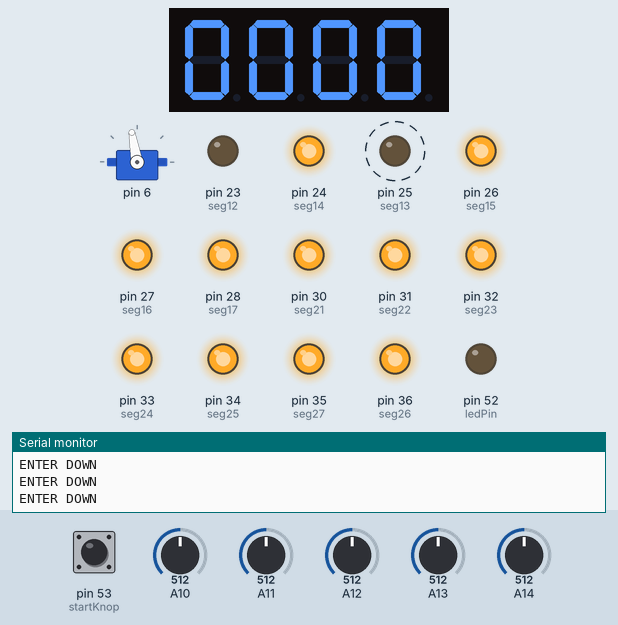
This sketch was run on a simulated Arduino Mega 2560, built with avr-gcc and run on an emulated ATmega2560. Parts: 4-digit seven-segment display, servo, output pins drawn as LEDs (lit = HIGH), the last lines printed to the serial monitor. Dashed ring = blinking. Inputs (shaded band) come from the test bench; at power-on: pin 53 (startKnop) HIGH, A10 = 512, A11 = 512, A12 = 512, A13 = 512, A14 = 512. Random numbers use the default seed unless the sketch sets one; the audio player accepts every command and is not drawn.

Above: at 2.7 s.
2.8 s: pin 53 (startKnop) pulled LOW for 1.25 s
At 3.43 s:
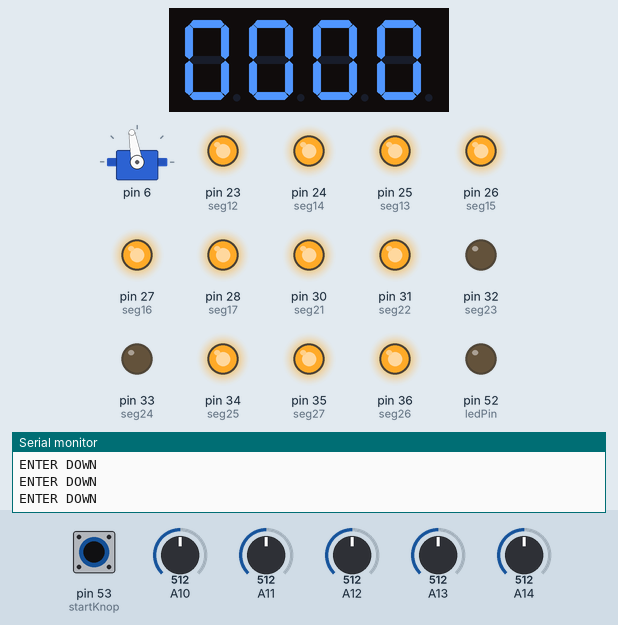
At 4.3 s:
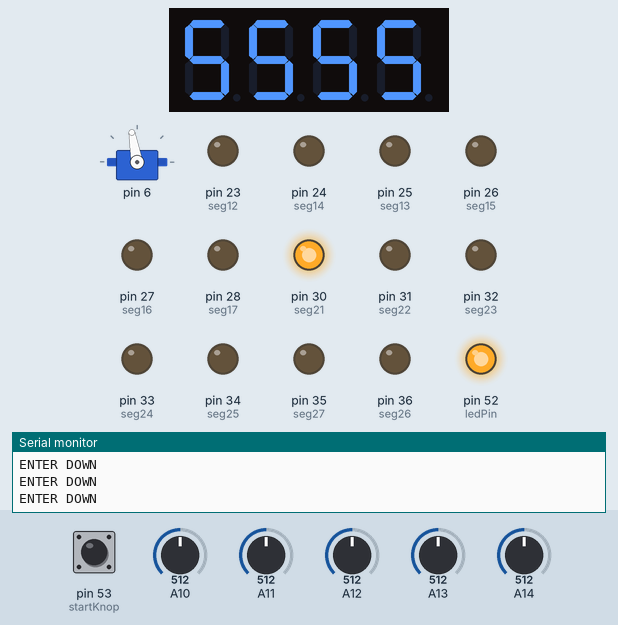
5.5 s: A10 set to 290
At 8.87 s:
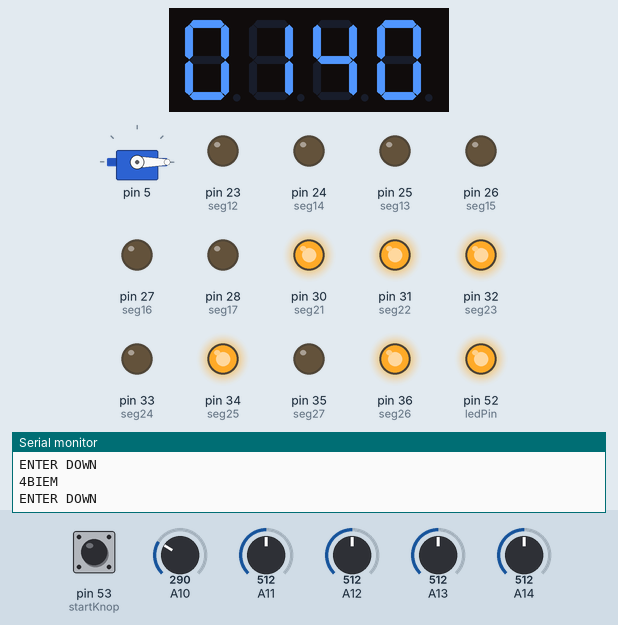
9.6 s: A11 set to 290
12.6 s: A12 set to 290
Timing chart, 0 to 16.6 s (numbered marks = the images above; inputs shaded):
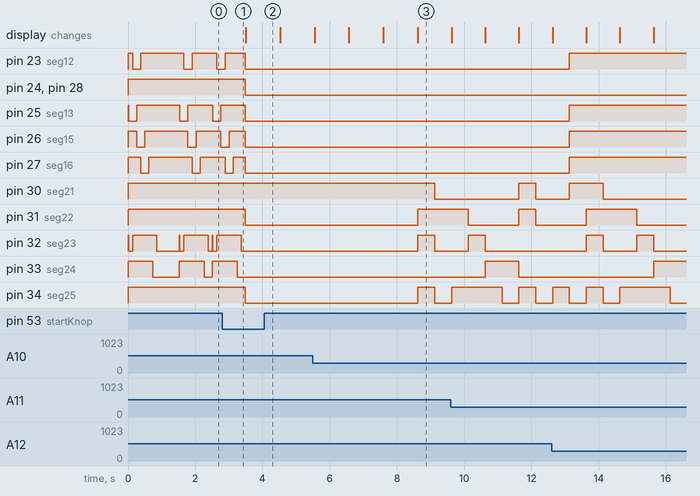

Measured:
- after the input at 2.8 s, pin 24 (seg14), pin 28 (seg17), pin 31 (seg22), pin 34 (seg25): HIGH → LOW after 0.69 s; pin 52 (ledPin): LOW → HIGH after 0.69 s; the display: changes after 0.71 s (image 2)

The sketch:

hackathonGhostblaster.ino
```cpp
#include <TM1637Display.h>
#include "IRremote.h"
#include "Arduino.h"
#include "DFRobotDFPlayerMini.h"
#include "ghost.hpp"

// IR variables
int receiverPin = 11;
IRrecv irrecv(receiverPin);
decode_results results;

// Create instance of mp3 player
DFRobotDFPlayerMini DFPlayer;

#define CLK 9
#define DIO 8
#define timer 1000
#define alarm 7
TM1637Display display(CLK, DIO);
uint8_t data[] = {0, 0, 0, 0};
unsigned long currentMillis = 0;
unsigned long previousMillis = 0;
unsigned long timertijd = 0;
int tm = 0;

#define seg11 22
#define seg12 23
#define seg13 25
#define seg14 24
#define seg15 26
#define seg16 27
#define seg17 28
#define seg21 30
#define seg22 31
#define seg23 32
#define seg24 33
#define seg25 34
#define seg26 36
#define seg27 35
int totalescore = 0;
int tiental = 0;
int eenheid = 0;
#define startKnop 53
#define ledPin 52
short StartknopStatus = 0;

void setup() {
  Serial.begin(9600);
  pinMode(startKnop, INPUT_PULLUP);
  pinMode(ledPin, OUTPUT);

  pinMode(seg11, OUTPUT); pinMode(seg12, OUTPUT); pinMode(seg13, OUTPUT); pinMode(seg14, OUTPUT); pinMode(seg15, OUTPUT); pinMode(seg16, OUTPUT); pinMode(seg17, OUTPUT);
  pinMode(seg21, OUTPUT); pinMode(seg22, OUTPUT); pinMode(seg23, OUTPUT); pinMode(seg24, OUTPUT); pinMode(seg25, OUTPUT); pinMode(seg26, OUTPUT); pinMode(seg27, OUTPUT);
  digitalWrite(seg21, HIGH); digitalWrite(seg22, HIGH); digitalWrite(seg23, HIGH); digitalWrite(seg24, HIGH); digitalWrite(seg25, HIGH); digitalWrite(seg26, HIGH); digitalWrite(seg27, HIGH);
  digitalWrite(seg11, HIGH); digitalWrite(seg12, HIGH); digitalWrite(seg13, HIGH); digitalWrite(seg14, HIGH); digitalWrite(seg15, HIGH); digitalWrite(seg16, HIGH); digitalWrite(seg17, HIGH);

  display.setBrightness(0x0f);
  data[3] = display.encodeDigit(0);
  data[2] = display.encodeDigit(0);
  data[1] = display.encodeDigit(0);
  data[0] = display.encodeDigit(0);
  display.setSegments(data);
  wachten();

  irrecv.enableIRIn();

  Serial2.begin(9600);

  if (!DFPlayer.begin(Serial2)) {
    Serial.println(F("Unable to begin:"));
    Serial.println(F("1.Please recheck the connection!"));
    Serial.println(F("2.Please insert the SD card!"));
    while (true);
  }
  Serial.println(F("DFPlayer Mini online."));

  DFPlayer.volume(30); // Volume (0-30)
  DFPlayer.play(2); // play second mp3, to test (coin)ghostUp(0);


}

void loop() {
  // Prepare score display
  digitalWrite(seg21, HIGH); digitalWrite(seg22, HIGH); digitalWrite(seg23, HIGH); digitalWrite(seg24, HIGH); digitalWrite(seg25, HIGH); digitalWrite(seg26, HIGH); digitalWrite(seg27, HIGH);
  digitalWrite(seg11, HIGH); digitalWrite(seg12, HIGH); digitalWrite(seg13, HIGH); digitalWrite(seg14, HIGH); digitalWrite(seg15, HIGH); digitalWrite(seg16, HIGH); digitalWrite(seg17, HIGH);
  // Prepare time display
  display.setBrightness(0x0f);
  data[3] = display.encodeDigit(0);
  data[2] = display.encodeDigit(0);
  data[1] = display.encodeDigit(0);
  data[0] = display.encodeDigit(0);
  display.setSegments(data);

  wachten(); // Display a waiting pattern
  totalescore = 0; // Zero the score


  ghostDown(0);
  ghostDown(1);
  ghostUp(2);
  ghostDown(3);
  ghostDown(4);

  StartknopStatus = digitalRead(startKnop);
  // If the startbutton is pressed
  if(StartknopStatus == LOW){
    digitalWrite(ledPin, HIGH);
    // Clear score display
    digitalWrite(seg21, HIGH); digitalWrite(seg22, LOW); digitalWrite(seg23, LOW); digitalWrite(seg24, LOW); digitalWrite(seg25, LOW); digitalWrite(seg26, LOW); digitalWrite(seg27, LOW);
    digitalWrite(seg11, HIGH); digitalWrite(seg12, LOW); digitalWrite(seg13, LOW); digitalWrite(seg14, LOW); digitalWrite(seg15, LOW); digitalWrite(seg16, LOW); digitalWrite(seg17, LOW);

    klokstart(); // Do countdown

    timertijd = 101; // Set time

    // While the game is going on
    while (timertijd > 0) {
      // CHeck for IR from gun
      if (irrecv.decode(&results)) { // recieved signal?
        DFPlayer.play(1); // Play first mp3 (shot)
        irrecv.resume(); // Wait for next
      }

      // Loop over all possible ldrs
      for (int i = A10; i < A15; i++){
        if (hit(i, DFPlayer))
          totalescore++; // Increase score if hit
      }

      // Every second change the state  from up to down or vice versa
      unsigned long ghostCurrentMillis = millis();

      if (ghostCurrentMillis - ghostPreviousMillis >= choiceInterval) {
        ghostPreviousMillis = ghostCurrentMillis;

        int ghostId = random(0,4);

        if(ghostStatus[ghostId] == false){
          ghostUp(ghostId);
        }
        else{
          ghostDown(ghostId);
        }
      }

      score(); // Display score
      klok(); // Advance and display clock
      if (totalescore > 99) // handle score overflow
        totalescore = 0;
    }
    DFPlayer.play(2);
    delay(5000);
  }
  else {
    digitalWrite(ledPin, LOW);
  }
}

void klokstart(){
  int countDown = 5;
  while (countDown != 0){
  display.setBrightness(0x0f);
  data[3] = display.encodeDigit(countDown);
  data[2] = display.encodeDigit(countDown);
  data[1] = display.encodeDigit(countDown);
  data[0] = display.encodeDigit(countDown);
  display.setSegments(data);
  countDown--;
  delay(1000);
  }
}
void klok () {
  currentMillis = millis();
  if ((currentMillis - previousMillis) >= 1000) {
    if (timertijd > 0) {
      timertijd--;
    }

    display.setBrightness(0x0f);
    data[3] = display.encodeDigit(timertijd / 1 % 10);
    data[2] = display.encodeDigit(timertijd % 60 / 10);
    data[1] = display.encodeDigit(timertijd / 60 % 10);
    data[0] = display.encodeDigit(timertijd / 60 / 10);
    display.setSegments(data);

    previousMillis = currentMillis;
  }
}

void score(){

  // Serial.print(totalescore);
  // Serial.print("       ");
  // Serial.print(tiental);
  // Serial.print(" ");
  // Serial.println(eenheid);

  eenheid = totalescore % 10;
  tiental = totalescore / 10;

  if(eenheid == 0){
    digitalWrite(seg21, HIGH); digitalWrite(seg22, LOW); digitalWrite(seg23, LOW); digitalWrite(seg24, LOW); digitalWrite(seg25, LOW); digitalWrite(seg26, LOW); digitalWrite(seg27, LOW);
  }else if(eenheid == 1){
    digitalWrite(seg21, HIGH); digitalWrite(seg22, HIGH); digitalWrite(seg23, HIGH); digitalWrite(seg24, LOW); digitalWrite(seg25, HIGH); digitalWrite(seg26, HIGH); digitalWrite(seg27, LOW);
  }else if(eenheid == 2){
    digitalWrite(seg21, LOW); digitalWrite(seg22, HIGH); digitalWrite(seg23, LOW); digitalWrite(seg24, LOW); digitalWrite(seg25, LOW); digitalWrite(seg26, LOW); digitalWrite(seg27, HIGH);
  }else if(eenheid == 3){
    digitalWrite(seg21, LOW); digitalWrite(seg22, HIGH); digitalWrite(seg23, LOW); digitalWrite(seg24, LOW); digitalWrite(seg25, HIGH); digitalWrite(seg26, LOW); digitalWrite(seg27, LOW);
  }else if(eenheid == 4){
    digitalWrite(seg21, LOW); digitalWrite(seg22, LOW); digitalWrite(seg23, HIGH); digitalWrite(seg24, LOW); digitalWrite(seg25, HIGH); digitalWrite(seg26, HIGH); digitalWrite(seg27, LOW);
  }else if(eenheid == 5){
    digitalWrite(seg21, LOW); digitalWrite(seg22, LOW); digitalWrite(seg23, LOW); digitalWrite(seg24, HIGH); digitalWrite(seg25, HIGH); digitalWrite(seg26, LOW); digitalWrite(seg27, LOW);
  }else if(eenheid == 6){
    digitalWrite(seg21, LOW); digitalWrite(seg22, LOW); digitalWrite(seg23, LOW); digitalWrite(seg24, HIGH); digitalWrite(seg25, LOW); digitalWrite(seg26, LOW); digitalWrite(seg27, LOW);
  }else if(eenheid == 7){
    digitalWrite(seg21, HIGH); digitalWrite(seg22, HIGH); digitalWrite(seg23, LOW); digitalWrite(seg24, LOW); digitalWrite(seg25, HIGH); digitalWrite(seg26, HIGH); digitalWrite(seg27, LOW);
  }else if(eenheid == 8){
    digitalWrite(seg21, LOW); digitalWrite(seg22, LOW); digitalWrite(seg23, LOW); digitalWrite(seg24, LOW); digitalWrite(seg25, LOW); digitalWrite(seg26, LOW); digitalWrite(seg27, LOW);
  }else if(eenheid == 9){
    digitalWrite(seg21, LOW); digitalWrite(seg22, LOW); digitalWrite(seg23, LOW); digitalWrite(seg24, LOW); digitalWrite(seg25, HIGH); digitalWrite(seg26, LOW); digitalWrite(seg27, LOW);
  }else{
    digitalWrite(seg21, HIGH); digitalWrite(seg22, LOW); digitalWrite(seg23, LOW); digitalWrite(seg24, LOW); digitalWrite(seg25, LOW); digitalWrite(seg26, LOW); digitalWrite(seg27, LOW);
  }


  if(tiental == 0){
    digitalWrite(seg11, HIGH); digitalWrite(seg12, LOW); digitalWrite(seg13, LOW); digitalWrite(seg14, LOW); digitalWrite(seg15, LOW); digitalWrite(seg16, LOW); digitalWrite(seg17, LOW);
  }else if(tiental == 1){
    digitalWrite(seg11, HIGH); digitalWrite(seg12, HIGH); digitalWrite(seg13, HIGH); digitalWrite(seg14, LOW); digitalWrite(seg15, HIGH); digitalWrite(seg16, HIGH); digitalWrite(seg17, LOW);
  }else if(tiental == 2){
    digitalWrite(seg11, LOW); digitalWrite(seg12, HIGH); digitalWrite(seg13, LOW); digitalWrite(seg14, LOW); digitalWrite(seg15, LOW); digitalWrite(seg16, LOW); digitalWrite(seg17, HIGH);
  }else if(tiental == 3){
    digitalWrite(seg11, LOW); digitalWrite(seg12, HIGH); digitalWrite(seg13, LOW); digitalWrite(seg14, LOW); digitalWrite(seg15, HIGH); digitalWrite(seg16, LOW); digitalWrite(seg17, LOW);
  }else if(tiental == 4){
    digitalWrite(seg11, LOW); digitalWrite(seg12, LOW); digitalWrite(seg13, HIGH); digitalWrite(seg14, LOW); digitalWrite(seg15, HIGH); digitalWrite(seg16, HIGH); digitalWrite(seg17, LOW);
  }else if(tiental == 5){
    digitalWrite(seg11, LOW); digitalWrite(seg12, LOW); digitalWrite(seg13, LOW); digitalWrite(seg14, HIGH); digitalWrite(seg15, HIGH); digitalWrite(seg16, LOW); digitalWrite(seg17, LOW);
  }else if(tiental == 6){
    digitalWrite(seg11, LOW); digitalWrite(seg12, LOW); digitalWrite(seg13, LOW); digitalWrite(seg14, HIGH); digitalWrite(seg15, LOW); digitalWrite(seg16, LOW); digitalWrite(seg17, LOW);
  }else if(tiental == 7){
    digitalWrite(seg11, HIGH); digitalWrite(seg12, HIGH); digitalWrite(seg13, LOW); digitalWrite(seg14, LOW); digitalWrite(seg15, HIGH); digitalWrite(seg16, HIGH); digitalWrite(seg17, LOW);
  }else if(tiental == 8){
    digitalWrite(seg11, LOW); digitalWrite(seg12, LOW); digitalWrite(seg13, LOW); digitalWrite(seg14, LOW); digitalWrite(seg15, LOW); digitalWrite(seg16, LOW); digitalWrite(seg17, LOW);
  }else if(tiental == 9){
    digitalWrite(seg11, LOW); digitalWrite(seg12, LOW); digitalWrite(seg13, LOW); digitalWrite(seg14, LOW); digitalWrite(seg15, HIGH); digitalWrite(seg16, LOW); digitalWrite(seg17, LOW);
  }else{
    digitalWrite(seg11, HIGH); digitalWrite(seg12, LOW); digitalWrite(seg13, LOW); digitalWrite(seg14, LOW); digitalWrite(seg15, LOW); digitalWrite(seg16, LOW); digitalWrite(seg17, LOW);
  }
}

void wachten(){
 int dealay = 120;
 digitalWrite(seg23, HIGH); digitalWrite(seg24, HIGH);
 digitalWrite(seg23, LOW); digitalWrite(seg13, LOW);
 delay(dealay);
 digitalWrite(seg23, HIGH); digitalWrite(seg13, HIGH);
 digitalWrite(seg12, LOW); digitalWrite(seg13, LOW);
 delay(dealay);
 digitalWrite(seg12, HIGH); digitalWrite(seg13, HIGH);
 digitalWrite(seg15, LOW); digitalWrite(seg12, LOW);
 delay(dealay);
 digitalWrite(seg15, HIGH); digitalWrite(seg12, HIGH);
 digitalWrite(seg16, LOW); digitalWrite(seg15, LOW);
 delay(dealay);
 digitalWrite(seg16, HIGH); digitalWrite(seg15, HIGH);
 digitalWrite(seg26, LOW); digitalWrite(seg16, LOW);
 delay(dealay);
 digitalWrite(seg26, HIGH); digitalWrite(seg16, HIGH);
 digitalWrite(seg27, LOW); digitalWrite(seg26, LOW);
 delay(dealay);
 digitalWrite(seg27, HIGH); digitalWrite(seg26, HIGH);
 digitalWrite(seg24, LOW); digitalWrite(seg27, LOW);
 delay(dealay);
 digitalWrite(seg24, HIGH); digitalWrite(seg27, HIGH);
 digitalWrite(seg23, LOW); digitalWrite(seg24, LOW);
 delay(dealay);
}
```

ghost.hpp
```cpp
#include "Arduino.h"
#include "HardwareSerial.h"
#include <Servo.h>

#define baseLightLevel 300
#define up 100
#define down 0

#define choiceInterval 1000

bool hit(uint8_t pin, DFRobotDFPlayerMini DFPlayer);
void ghostDown(uint8_t ghostPin);
void setGhostState(int ghost);

Servo servo;

unsigned long ghostCurrentMillis = 0;
unsigned long ghostPreviousMillis = 0;

unsigned long currentShotMilis = 0;
unsigned long previousShotMilis = 0;

int ghostPin[] = {PB4, PB2, PB3, PB5, PB6, 10};
int ghostVisible[] = {0, 100, 150, 0, 180, 100};
int ghostInvisible[] = {100, 10, 50, 80, 100, 0};
bool ghostStatus[] = {false, false, false, false, false, false}; //true = up, false = down

int ghostShown = 0;

bool hit(uint8_t pin, DFRobotDFPlayerMini DFPlayer){
  int ghostId = ghostPin[pin-65];
  if (analogRead(pin) > baseLightLevel){
    currentShotMilis = millis();
    if (currentShotMilis - previousShotMilis > 500){
      Serial.print(ghostId); Serial.println("BIEM");
      DFPlayer.play(2); // Play second mp3 (hit)
      ghostDown(ghostId);
      previousShotMilis = currentShotMilis;
      return true;
    }
  }
  return false;
}

void ghostDown(uint8_t ghostId){
  Serial.println("ENTER DOWN");

  servo.attach(ghostPin[ghostId]);
  servo.write(ghostInvisible[ghostId]);
  ghostStatus[ghostId] = false;
}

void ghostUp(uint8_t ghostId){
  servo.attach(ghostPin[ghostId]);
  servo.write(ghostVisible[ghostId]);
  ghostStatus[ghostId] = true;
}
```
